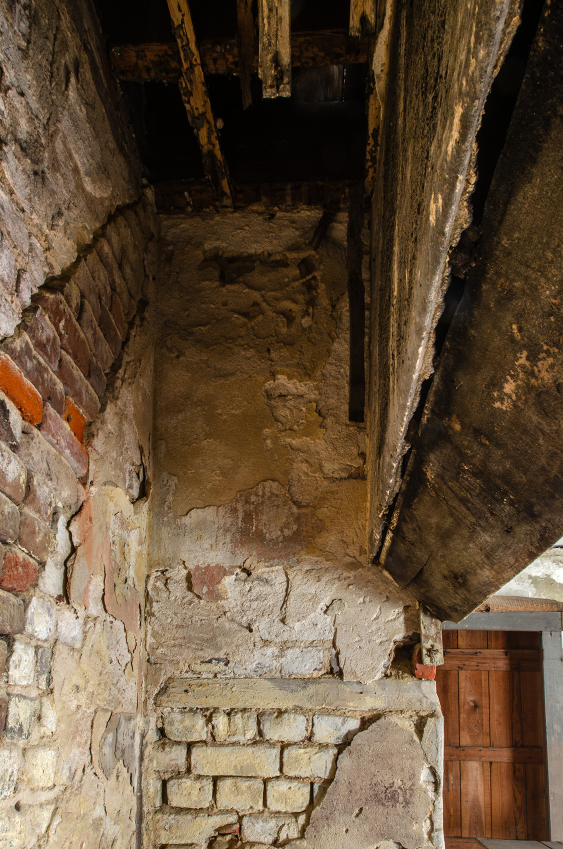
#> input picture assets/images/gallery/2011wjg1112_0195.jpg, 1125 x 1698 px (shown at 1/2 size); its folder holds 4 pictures in this run
$ python gallery-image-metadata-scrape.py
#> lines starting #> are read from the running program, lines starting #| are printed output that depends on the picture
import glob
from PIL import Image, IptcImagePlugin

dataFile = open("../../_data/gallery-metadata.tsv", "w")

dataFile.write("path\ttpath\ttwidth\ttheight\tlocation\theadline\tdescription\tcreator\tcity\tstate\tcountry\tcopyright\tcategories\n")

images = glob.glob("../images/gallery/*")
for image in images:
    img = Image.open(image)
#> img is the input picture: PIL image 1125x1698 RGB; mean R, G, B 102.8, 82.3, 60.1
    iptc = IptcImagePlugin.getiptcinfo(img)
#> iptc = 18 items

    empty = "".encode()

    # [4 lines of commented-out code are left out]

    path=image.replace("..", "assets")
    location=iptc.get((2, 92), empty).decode()
#> location = 'Stew-stove flue in the kitchen'
    headline=iptc.get((2, 105), empty).decode()
    description=iptc.get((2, 120), empty).decode().replace('"', "'")
    creator=iptc.get((2, 122), empty).decode()
#> creator = 'Willie Graham'
    city=iptc.get((2, 90), empty).decode()
#> city = 'Charleston'
    state=iptc.get((2, 95), empty).decode()
#> state = 'SC'
    country=iptc.get((2, 101), empty).decode()
#> country = 'USA'
    copyright=iptc.get((2, 116), empty).decode()
#> copyright = 'Willie Graham 2011'
    encoded_categories=iptc.get((2, 25), empty)
#> encoded_categories = 9 items
    categories = []
    for cat in encoded_categories:
        categories.append(cat.decode().lower())
#> this loop made 9 passes
#> after the loop, categories = ['stew stove', 'kitchen', 'cook', 'cooking', 'stove', 'brick', 'flue', 'hood', 'antebellum']

    img.thumbnail((300,300))
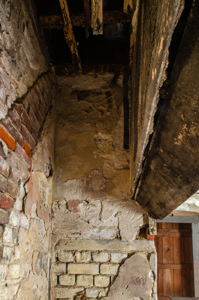
#> img: PIL image 199x300 RGB; mean R, G, B 102.9, 82.5, 60.2
    thumbnail_width = str(img.size[0])
#> thumbnail_width = '199'
    thumbnail_height = str(img.size[1])
#> thumbnail_height = '300'
    thumbnail_path = path.replace("gallery", "thumbnails")
    img.save(thumbnail_path.replace("assets", ".."))


    dataFile.write("\t".join([path,thumbnail_path,thumbnail_width,thumbnail_height,location,headline,description,creator,city,state,country,copyright,",".join(categories)]) + "\n")
#> pass 2 of the loop `for image in images:`:
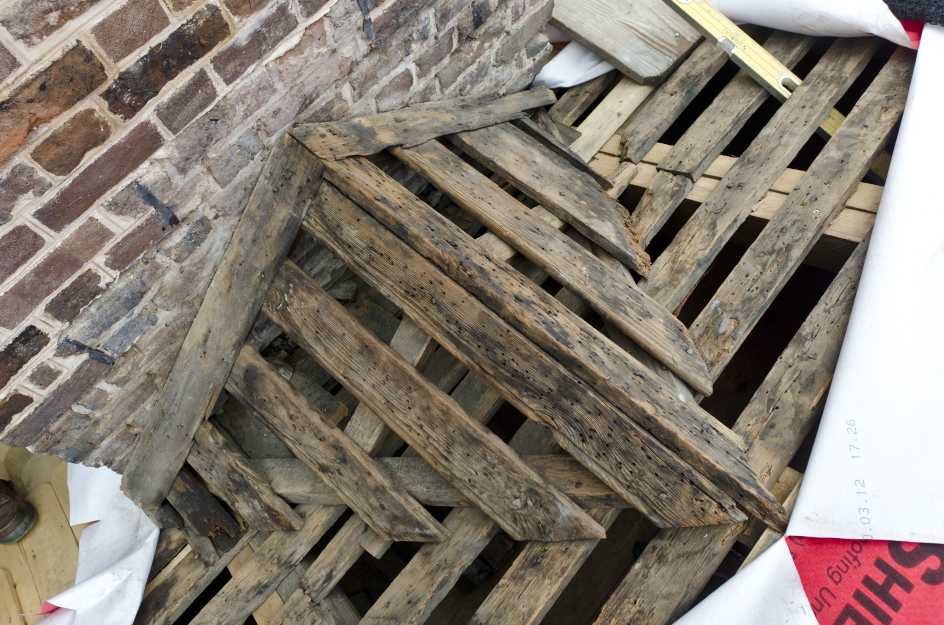
#> input picture assets/images/gallery/2012wjg0904_1260.jpg, 1888 x 1250 px (shown at 1/2 size)
#> img is the input picture: PIL image 1888x1250 RGB; mean R, G, B 133.5, 124.1, 113.5
#> iptc = 17 items
#> location = 'Salubria'
#> creator = ''
#> city = 'Culpeper County'
#> state = 'VA'
#> copyright = 'Willie Graham 2012'
#> encoded_categories = 3 items
#> the loop `for cat in encoded_categories:` made 3 passes
#> after the loop `for cat in encoded_categories:`: categories = ['cricket', 'roof', 'lath']
#> `img.thumbnail((300,300))`:
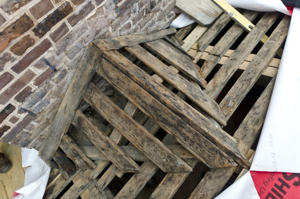
#> img: PIL image 300x199 RGB; mean R, G, B 133.4, 124, 113.4
#> pass 3 of the loop `for image in images:`:
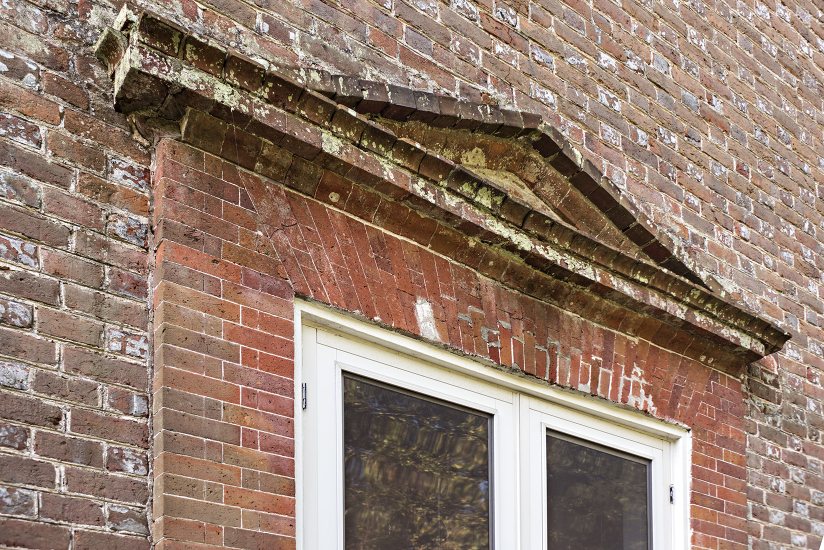
#> input picture assets/images/gallery/2016WJG1004_0113.jpg, 1648 x 1100 px (shown at 1/2 size)
#> img is the input picture: PIL image 1648x1100 RGB; mean R, G, B 147.4, 124.8, 110.1
#> iptc = 20 items
#> location = 'Mattaponi Baptist Church'
#> creator = 'Willie Graham'
#> city = 'King and Queen County'
#> state = 'Virginia'
#> copyright = 'Willie Graham 2014'
#> encoded_categories = 9 items
#> the loop `for cat in encoded_categories:` made 9 passes
#> after the loop `for cat in encoded_categories:`: categories = ['church', 'brick', 'masonry', 'david minetree', 'minetree', 'frontispiece', 'rubbed', 'gauged', 'gauged and rubbed']
#> `img.thumbnail((300,300))`:
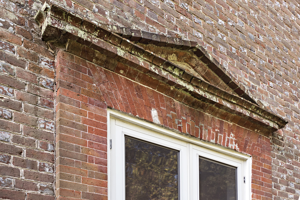
#> img: PIL image 300x200 RGB; mean R, G, B 147.6, 124.9, 110.3
#> the loop made 4 passes; the first 3 are shown

dataFile.close()
